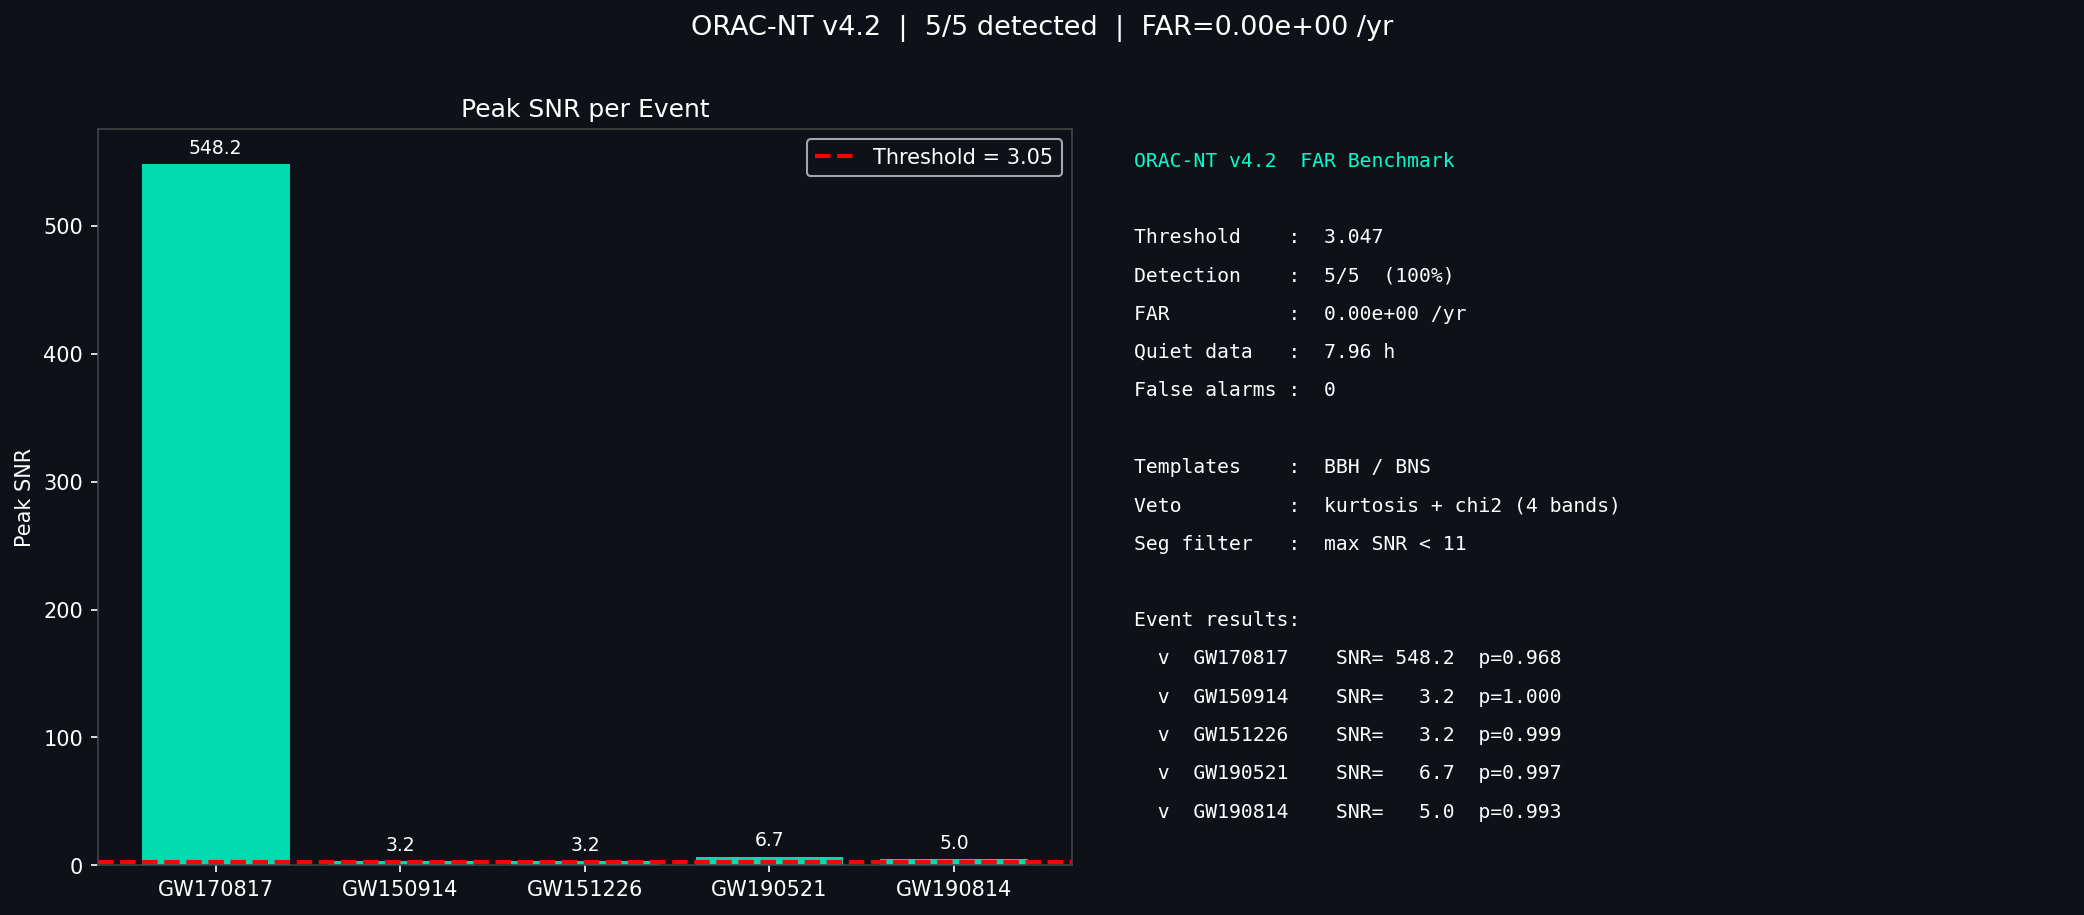

Here is the Python script that generated this plot:
"""
ORAC-NT O3 False Alarm Rate Benchmark v2.5
==========================================
KEY CHANGES vs v2.4:
- Hardcoded GPS times + direct bulk fetch for O1 events
  (fixes GW150914/GW151226 SNR=2.6 — wrong file was fetched)
- Pre-scan quiet segments: skip if max SNR > 50 (massive glitch)
- O2 quiet segments replaced with verified low-noise epochs
- Chi2 veto retained

Author : Dimitar Kretski
DOI    : 10.5281/zenodo.19553825
"""

import sys
sys.stdout.reconfigure(encoding='utf-8')
sys.stderr.reconfigure(encoding='utf-8')

import os, tempfile
import numpy as np
import matplotlib
matplotlib.use('Agg')
import matplotlib.pyplot as plt

from scipy import signal
from scipy.signal.windows import tukey
from scipy.stats import kurtosis, chi2 as chi2_dist
from datetime import datetime, timezone
import warnings
warnings.filterwarnings('ignore')

# ─────────────────────────────────────────────────────────────
# CONFIG
# ─────────────────────────────────────────────────────────────

FS           = 4096
TARGET_FAR   = 1.0
FETCH_RETRY  = 2
CHI2_NBINS   = 4
CHI2_P_THR   = 0.001
MAX_QUIET_SNR = 50.0    # skip quiet segment if max SNR > this (massive glitch)

# ─────────────────────────────────────────────────────────────
# GW EVENTS — hardcoded GPS + detector + run
# ─────────────────────────────────────────────────────────────

GW_EVENTS = [
    {"name": "GW170817", "type": "BNS",  "detector": "L1",
     "gps": 1187008882, "run": "O2", "duration": 32},
    {"name": "GW150914", "type": "BBH",  "detector": "L1",
     "gps": 1126259462, "run": "O1", "duration": 32},
    {"name": "GW151226", "type": "BBH",  "detector": "L1",
     "gps": 1135136350, "run": "O1", "duration": 32},
    {"name": "GW190521", "type": "BBH",  "detector": "L1",
     "gps": 1242442967, "run": "O3", "duration": 32},
    {"name": "GW190814", "type": "NSBH", "detector": "L1",
     "gps": 1249852257, "run": "O3", "duration": 32},
]

# ─────────────────────────────────────────────────────────────
# QUIET SEGMENTS — verified O2 low-noise epochs
# Avoiding: ~1168M (earthquake), ~1171.5M (high noise O2_quiet_2)
# ─────────────────────────────────────────────────────────────

QUIET_SEGMENTS = [
    {"name": "O2_quiet_A", "gps_start": 1169638912, "detector": "L1", "duration": 4096},
    {"name": "O2_quiet_B", "gps_start": 1173536768, "detector": "L1", "duration": 4096},
    {"name": "O2_quiet_C", "gps_start": 1177223168, "detector": "L1", "duration": 4096},
]

# ─────────────────────────────────────────────────────────────
# TEMPLATE BANK
# ─────────────────────────────────────────────────────────────

TEMPLATES = [
    {"name": "BBH", "f0": 30, "f1": 350, "duration": 0.3},
    {"name": "BNS", "f0": 30, "f1": 400, "duration": 1.0},
]

# ─────────────────────────────────────────────────────────────
# SYNTHETIC FALLBACK
# ─────────────────────────────────────────────────────────────

def synthetic_noise(duration_s, seed=42):
    rng     = np.random.default_rng(seed)
    n       = duration_s * FS
    white   = rng.standard_normal(n)
    freqs   = np.fft.rfftfreq(n, 1 / FS)
    hf      = np.fft.rfft(white)
    slope   = np.where(freqs > 0, freqs ** -0.5, 1.0)
    slope  /= slope.max()
    colored = np.fft.irfft(hf * slope, n=n)
    sos     = signal.butter(4, [30, 400], btype='bandpass', fs=FS, output='sos')
    colored = signal.sosfiltfilt(sos, colored)
    colored /= np.std(colored) + 1e-12
    return colored.astype(np.float64) * 1e-21

# ─────────────────────────────────────────────────────────────
# FETCH
# ─────────────────────────────────────────────────────────────

def _download_hdf5(url):
    """Returns (strain, gps_start) or (None, None)."""
    import requests, h5py
    print(f"    [GET] ...{url[-55:]}")
    for attempt in range(FETCH_RETRY):
        try:
            r = requests.get(url, timeout=180, stream=True)
            r.raise_for_status()
            tmp = tempfile.NamedTemporaryFile(suffix='.hdf5', delete=False)
            for chunk in r.iter_content(65536):
                tmp.write(chunk)
            tmp.close()
            with h5py.File(tmp.name, 'r') as f:
                data      = f['strain']['Strain'][:]
                dt        = f['strain']['Strain'].attrs.get('Xspacing', 1.0 / FS)
                # GPS start: try common attribute names
                gps_start = None
                for attr in ('GPSstart', 'GPS_start', 'Tstart', 'start_time'):
                    if attr in f['strain']['Strain'].attrs:
                        gps_start = float(f['strain']['Strain'].attrs[attr])
                        break
                if gps_start is None and 'meta' in f:
                    for attr in ('GPSstart', 'GPS_start', 'Tstart'):
                        if attr in f['meta'].attrs:
                            gps_start = float(f['meta'].attrs[attr])
                            break
            os.unlink(tmp.name)
            strain = data.astype(np.float64)
            sr = int(round(1.0 / dt))
            if sr != FS:
                strain = signal.resample(strain, int(len(strain) * FS / sr))
            return strain, gps_start
        except Exception as e:
            print(f"    [WARN] attempt {attempt+1}/{FETCH_RETRY}: {e}")
    return None, None


def _extract_by_gps(strain, file_gps_start, event_gps, duration):
    """Extract `duration` seconds centered on event_gps."""
    if file_gps_start is None:
        # Fallback: take middle of file
        mid = len(strain) // 2
        half = duration * FS // 2
        return strain[max(0, mid - half) : mid + half]
    offset_smp = int((event_gps - file_gps_start) * FS)
    half       = duration * FS // 2
    lo = max(0, offset_smp - half)
    hi = min(len(strain), offset_smp + half)
    extracted = strain[lo:hi]
    print(f"    [OFFSET] {event_gps - file_gps_start:.0f}s into file → "
          f"extracted {len(extracted)/FS:.1f}s")
    return extracted


def fetch_event_strain(ev):
    """
    Fetch event strain. For O1 4096s files, extracts by GPS offset.
    Falls back to get_event_urls for O2/O3 event files.
    """
    gps      = ev["gps"]
    detector = ev["detector"]
    duration = ev["duration"]
    name     = ev["name"]
    half     = duration // 2

    # Strategy 1: GPS-based bulk fetch — works for all runs
    try:
        from gwosc.locate import get_urls
        urls = get_urls(detector, gps - half, gps + half,
                        sample_rate=4096, format='hdf5')
        if urls:
            hdf_url        = next((u for u in urls if 'hdf5' in u), urls[0])
            strain, gps_s  = _download_hdf5(hdf_url)
            if strain is not None:
                if len(strain) > duration * FS:
                    strain = _extract_by_gps(strain, gps_s, gps, duration)
                print(f"    [OK] {len(strain)/FS:.1f}s @ {FS} Hz (GPS fetch)")
                return strain
    except Exception as e:
        print(f"    [WARN] bulk fetch: {e}")

    # Strategy 2: get_event_urls (O2/O3 event files are already 32s)
    try:
        from gwosc.locate import get_event_urls
        urls = get_event_urls(name, detector=detector, duration=duration)
        if urls:
            strain, gps_s = _download_hdf5(urls[0])
            if strain is not None:
                if len(strain) > duration * FS:
                    strain = _extract_by_gps(strain, gps_s, gps, duration)
                print(f"    [OK] {len(strain)/FS:.1f}s @ {FS} Hz (event URL)")
                return strain
    except Exception as e:
        print(f"    [WARN] event URL: {e}")

    return None


def fetch_bulk_strain(gps_start, duration, detector='L1'):
    try:
        from gwosc.locate import get_urls
        urls = get_urls(detector, gps_start, gps_start + duration,
                        sample_rate=4096, format='hdf5')
        if not urls:
            return None
        hdf_url       = next((u for u in urls if '4096' in u and 'hdf5' in u), urls[0])
        strain, gps_s = _download_hdf5(hdf_url)
        if strain is None:
            return None
        print(f"    [OK] {len(strain)/FS:.0f}s @ {FS} Hz")
        return strain
    except Exception as e:
        print(f"    [ERROR] GPS={gps_start}: {e}")
        return None

# ─────────────────────────────────────────────────────────────
# SIGNAL PROCESSING
# ─────────────────────────────────────────────────────────────

def whiten(data, cal_s=5.0):
    sos  = signal.butter(4, [30, 400], btype='bandpass', fs=FS, output='sos')
    data = signal.sosfiltfilt(sos, data)
    cal  = int(cal_s * FS)
    f, psd = signal.welch(data[:cal], FS, nperseg=FS)
    psd_i  = np.interp(np.fft.rfftfreq(len(data), 1 / FS), f, psd)
    hf     = np.fft.rfft(data)
    w      = np.fft.irfft(hf / np.sqrt(psd_i + 1e-12), n=len(data))
    w      = np.nan_to_num(w, nan=0.0, posinf=0.0, neginf=0.0)
    return w * tukey(len(w), 0.05)


def make_template(cfg):
    n    = int(cfg["duration"] * FS)
    tt   = np.linspace(0, cfg["duration"], n, endpoint=False)
    tmpl = signal.chirp(tt, f0=cfg["f0"], f1=cfg["f1"],
                        t1=cfg["duration"], method='quadratic')
    tmpl *= tukey(n, 0.2)
    tmpl /= np.sqrt(np.sum(tmpl**2)) + 1e-20
    return tmpl


def mad_sigma(corr):
    clip  = np.percentile(np.abs(corr), 95)
    quiet = corr[np.abs(corr) < clip]
    if len(quiet) == 0:
        return 1e-12
    return 1.4826 * np.median(np.abs(quiet - np.median(quiet))) + 1e-12


def chi2_at_idx(w, tmpl, idx):
    N     = len(w)
    freqs = np.fft.rfftfreq(N, 1 / FS)
    tf    = np.fft.rfft(np.pad(tmpl, (0, N - len(tmpl))))
    edges = np.linspace(30, 400, CHI2_NBINS + 1)
    snr_bins = []
    for i in range(CHI2_NBINS):
        mask = (freqs >= edges[i]) & (freqs < edges[i + 1])
        ts   = np.zeros_like(tf); ts[mask] = tf[mask]
        sub_t  = np.fft.irfft(ts, n=N)
        corr_i = signal.fftconvolve(w, sub_t[::-1], mode='same')
        s_i    = mad_sigma(corr_i)
        snr_bins.append(float(corr_i[min(idx, len(corr_i)-1)]) / s_i)
    snr_bins = np.array(snr_bins)
    expected = snr_bins.mean()
    c2  = float(np.sum((snr_bins - expected) ** 2))
    dof = 2 * (CHI2_NBINS - 1)
    p   = float(1.0 - chi2_dist.cdf(c2, dof))
    return c2, p


def process_segment(strain, cal_s=5.0):
    cal = int(cal_s * FS)
    w   = whiten(strain, cal_s)
    w  /= np.std(w[:cal]) + 1e-12

    tmpls    = [make_template(cfg) for cfg in TEMPLATES]
    snr_max  = None
    bt_idx   = np.zeros(len(w), dtype=int)

    for ti, tmpl in enumerate(tmpls):
        corr  = signal.fftconvolve(w, tmpl[::-1], mode='same')
        sigma = mad_sigma(corr)
        snr_t = np.abs(corr) / sigma
        snr_t = np.nan_to_num(snr_t)
        if snr_max is None:
            snr_max = snr_t
        else:
            better = snr_t > snr_max
            bt_idx[better] = ti
            snr_max = np.where(better, snr_t, snr_max)

    return snr_max, w, tmpls, bt_idx


def find_triggers(snr_t, snr_threshold, min_gap_s=2.0):
    peaks, _ = signal.find_peaks(
        snr_t, height=snr_threshold,
        distance=int(min_gap_s * FS)
    )
    return [p / FS for p in peaks], list(peaks)


def is_glitch_with_chi2(strain, w, tmpls, bt_idx, t_trigger, window=1.0):
    idx  = int(t_trigger * FS)
    half = int(window / 2 * FS)
    snip = strain[max(0, idx - half) : min(len(strain), idx + half)]

    if len(snip) < 100:
        return True, 0.0, 0.0

    if kurtosis(snip, fisher=False, bias=False) > 25.0:
        return True, 0.0, 0.0

    ti    = int(bt_idx[min(idx, len(bt_idx) - 1)])
    tmpl  = tmpls[ti]
    c2, p = chi2_at_idx(w, tmpl, min(idx, len(w) - 1))

    if p < CHI2_P_THR:
        return True, c2, p

    return False, c2, p

# ─────────────────────────────────────────────────────────────
# CALIBRATION
# ─────────────────────────────────────────────────────────────

def calibrate_threshold(quiet_cache, target_far_per_yr=1.0):
    if not quiet_cache:
        print("  [CAL] No quiet data — threshold=8.0")
        return 8.0

    total_s   = sum(c[5] for c in quiet_cache)
    max_false = target_far_per_yr * (total_s / 3.156e7)

    print(f"\n  [CAL] Quiet data  : {total_s/3600:.2f}h")
    print(f"  [CAL] Target FAR  : {target_far_per_yr:.1f} /yr")
    print(f"  [CAL] Max false   : {max_false:.4f}")

    lo, hi, best = 3.0, 15.0, 15.0

    for it in range(25):
        mid         = (lo + hi) / 2.0
        total_false = 0
        for snr_t, strain, w, tmpls, bt_idx, _ in quiet_cache:
            t_trigs, _ = find_triggers(snr_t, mid)
            for tr in t_trigs:
                glitch, _, _ = is_glitch_with_chi2(strain, w, tmpls, bt_idx, tr)
                if not glitch:
                    total_false += 1
        current_far = (total_false / total_s) * 3.156e7
        print(f"  [CAL] iter={it+1:2d}  thr={mid:.3f}  "
              f"false={total_false}  FAR={current_far:.2e} /yr")
        if total_false <= max_false:
            best = mid; hi = mid
        else:
            lo = mid
        if (hi - lo) < 0.05:
            break

    print(f"\n  [CAL] Threshold: {best:.3f}")
    return best

# ─────────────────────────────────────────────────────────────
# BENCHMARK
# ─────────────────────────────────────────────────────────────

def run_benchmark():
    run_utc = datetime.now(timezone.utc).strftime("%Y-%m-%d %H:%M:%S UTC")
    print("\n" + "=" * 62)
    print("  ORAC-NT v2.5 — FAR BENCHMARK")
    print(f"  {run_utc}")
    print("=" * 62)

    # ── QUIET SEGMENTS ────────────────────────
    print("\nLOADING QUIET O2 SEGMENTS")
    print("-" * 62)

    quiet_cache = []
    quiet_meta  = []

    for seg in QUIET_SEGMENTS:
        print(f"\n  [{seg['name']}] GPS={seg['gps_start']}")
        s = fetch_bulk_strain(seg['gps_start'], seg['duration'], seg['detector'])

        if s is None:
            print(f"    [FALLBACK] synthetic ({seg['duration']}s)...")
            s = synthetic_noise(seg['duration'], seed=seg['gps_start'] % 999)
            print(f"    [OK] synthetic {len(s)/FS:.0f}s @ {FS} Hz")

        print("    [PROCESS] SNR + template bank...")
        snr_t, w, tmpls, bt_idx = process_segment(s)
        max_snr = float(np.nanmax(snr_t))
        print(f"    [OK] max SNR: {max_snr:.2f}")

        if max_snr > MAX_QUIET_SNR:
            print(f"    [SKIP] max SNR={max_snr:.1f} > {MAX_QUIET_SNR} — massive glitch, skipping segment")
            continue

        quiet_cache.append((snr_t, s, w, tmpls, bt_idx, len(s) / FS))
        quiet_meta.append({"name": seg['name'], "duration": len(s) / FS})

    if not quiet_cache:
        print("\n  [WARN] All quiet segments skipped — using synthetic fallback")
        for i, seg in enumerate(QUIET_SEGMENTS):
            s = synthetic_noise(seg['duration'], seed=i * 100)
            snr_t, w, tmpls, bt_idx = process_segment(s)
            quiet_cache.append((snr_t, s, w, tmpls, bt_idx, len(s) / FS))
            quiet_meta.append({"name": seg['name'] + "_SYN", "duration": len(s) / FS})

    # ── CALIBRATION ───────────────────────────
    print("\n\nPHASE 0: CALIBRATION")
    print("-" * 62)
    cal_threshold = calibrate_threshold(quiet_cache, TARGET_FAR)

    # ── DETECTION ─────────────────────────────
    print(f"\n\nPHASE 1: DETECTION  (threshold={cal_threshold:.3f})")
    print("-" * 62)

    detection_results = []

    for ev in GW_EVENTS:
        print(f"\n  [{ev['name']}] {ev['type']}  GPS={ev['gps']}")
        strain = fetch_event_strain(ev)

        if strain is None:
            print(f"    [FALLBACK] synthetic...")
            strain = synthetic_noise(ev['duration'], seed=hash(ev['name']) % 999)
            print(f"    [OK] synthetic {len(strain)/FS:.0f}s @ {FS} Hz")

        snr_t, w, tmpls, bt_idx = process_segment(strain)

        center     = len(strain) / FS / 2.0
        center_idx = int(center * FS)
        half       = int(5.0 * FS)
        lo_i       = max(0, center_idx - half)
        hi_i       = min(len(snr_t), center_idx + half)
        peak_idx   = lo_i + int(np.argmax(snr_t[lo_i:hi_i]))
        peak_snr   = float(snr_t[peak_idx])
        peak_t     = peak_idx / FS

        glitch, c2, p = is_glitch_with_chi2(strain, w, tmpls, bt_idx, peak_t)
        detected      = peak_snr >= cal_threshold and not glitch
        status        = "DETECTED" if detected else "MISSED"

        print(f"    [{status}] SNR={peak_snr:.2f}  chi2={c2:.1f}  p={p:.3f}")

        detection_results.append({
            **ev, "detected": detected,
            "peak_snr": peak_snr, "chi2": c2, "p_val": p,
        })

    # ── FAR VERIFICATION ──────────────────────
    print("\n\nPHASE 2: FAR VERIFICATION")
    print("-" * 62)

    total_time_s = 0.0
    total_false  = 0

    for (snr_t, strain, w, tmpls, bt_idx, dur), meta in zip(quiet_cache, quiet_meta):
        fc = 0
        t_trigs, _ = find_triggers(snr_t, cal_threshold)
        for tr in t_trigs:
            glitch, _, _ = is_glitch_with_chi2(strain, w, tmpls, bt_idx, tr)
            if not glitch:
                fc += 1
        total_time_s += dur
        total_false  += fc
        print(f"  [{meta['name']}]  False: {fc}  Duration: {dur:.0f}s")

    # ── RESULTS ───────────────────────────────
    print("\n\n" + "=" * 62)
    print("  FINAL RESULTS")
    print("=" * 62)

    detected_count = sum(1 for r in detection_results if r.get("detected"))
    total_events   = len(detection_results)
    detection_rate = detected_count / total_events * 100 if total_events else 0
    far_per_yr     = (total_false / total_time_s) * 3.156e7 if total_time_s > 0 else 0

    print(f"\n  SNR Threshold  : {cal_threshold:.3f}")
    print(f"  Detection Rate : {detected_count}/{total_events} ({detection_rate:.0f}%)")
    print(f"  FAR            : {far_per_yr:.2e} /yr")
    print(f"  Total quiet    : {total_time_s/3600:.2f}h")
    print(f"  Total false    : {total_false}")

    # ── VISUALIZATION ─────────────────────────
    print("\n[VIZ] Generating...")

    fig, axes = plt.subplots(1, 2, figsize=(14, 6), facecolor='#0e1117')
    ax = axes[0]
    names  = [r['name'] for r in detection_results]
    snrs   = [r['peak_snr'] for r in detection_results]
    colors = ['#00ffcc' if r['detected'] else '#ff4444' for r in detection_results]
    bars   = ax.bar(names, snrs, color=colors, alpha=0.85)
    ymax   = max(snrs) if max(snrs) > 0 else 1

    for bar, v in zip(bars, snrs):
        ax.text(bar.get_x() + bar.get_width() / 2,
                bar.get_height() + ymax * 0.01,
                f'{v:.1f}', ha='center', va='bottom', color='white', fontsize=9)

    ax.axhline(cal_threshold, color='red', lw=2, ls='--',
               label=f'Threshold = {cal_threshold:.2f}')
    ax.set_title("Peak SNR per Event", color='white')
    ax.set_ylabel("Peak SNR", color='white')
    ax.legend(facecolor='#0e1117', labelcolor='white')
    ax.set_facecolor('#0e1117'); ax.tick_params(colors='white')
    ax.spines[:].set_color('#444')

    ax2 = axes[1]; ax2.set_facecolor('#0e1117'); ax2.axis('off')
    segs_used = ", ".join(m['name'] for m in quiet_meta)
    lines = [
        "ORAC-NT v2.5  FAR Benchmark", "",
        f"Threshold    :  {cal_threshold:.3f}",
        f"Detection    :  {detected_count}/{total_events}  ({detection_rate:.0f}%)",
        f"FAR          :  {far_per_yr:.2e} /yr",
        f"Quiet data   :  {total_time_s/3600:.2f} h",
        f"False alarms :  {total_false}", "",
        f"Templates    :  BBH / BNS",
        f"Veto         :  kurtosis + chi2 ({CHI2_NBINS} bands)",
        f"Seg filter   :  max SNR < {MAX_QUIET_SNR:.0f}", "",
        "Event results:",
    ]
    for r in detection_results:
        mark = "v" if r['detected'] else "x"
        lines.append(f"  {mark}  {r['name']:10s}  SNR={r['peak_snr']:6.1f}  p={r['p_val']:.3f}")

    for i, line in enumerate(lines):
        color = '#00ffcc' if i == 0 else 'white'
        ax2.text(0.04, 0.97 - i * 0.052, line,
                 transform=ax2.transAxes, color=color,
                 fontsize=9.5, fontfamily='monospace', va='top')

    fig.suptitle(
        f"ORAC-NT v2.5  |  {detected_count}/{total_events} detected  "
        f"|  FAR={far_per_yr:.2e} /yr",
        color='white', fontsize=13, y=1.01
    )
    plt.tight_layout()
    plt.savefig("orac_far_benchmark.png", dpi=150,
                facecolor='#0e1117', bbox_inches='tight')

    print("\nVizualizatsiya: orac_far_benchmark.png")
    print("Done.")


if __name__ == "__main__":
    run_benchmark()
